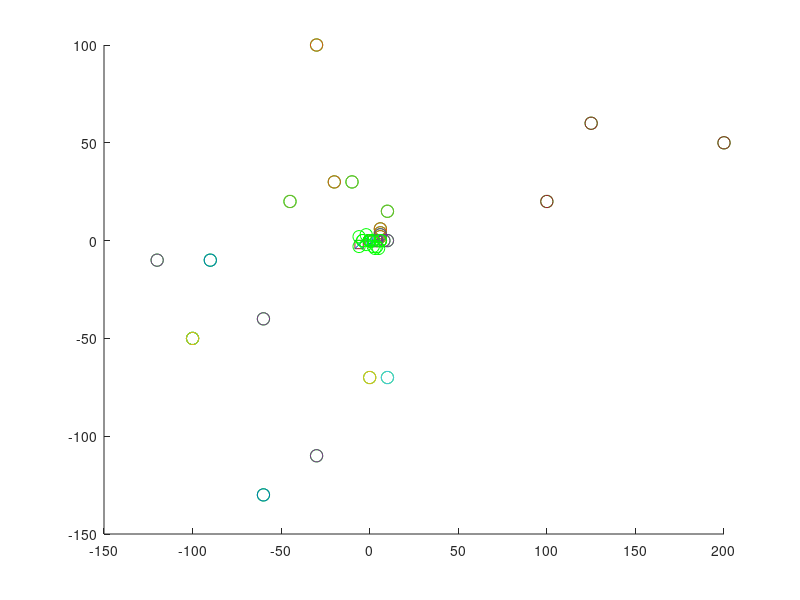

Write the MATLAB code that produced this figure.
%% C shape

hold on
scatter([-30 -20 0],[100 30 0], 80, 'g')
scatter([-30 -20 0],[100 30 0], 80, 'gx')

%% N shape 5 
hold on
scatter([-120 -60 -30 0],[-10 -40 -110 0], 80, 'g')
scatter([-120 -60 -30 0],[-10 -40 -110 0], 80, 'gx')

%% N shape 4 
hold on
scatter([-100 10 0],[-50 -70 0], 80, 'g')
scatter([-100 10 0],[-50 -70 0], 80, 'gx')

%% N shape 3 
hold on
scatter([-90 -60 0],[-10 -130 0], 80, 'g')
scatter([-90 -60 0],[-10 -130 0], 80, 'gx')

%% N shape 1 
hold on
scatter([-100 0 0],[-50 -70 0], 80, 'g')
scatter([-100 0 0],[-50 -70 0], 80, 'gx')

%% P shape 3 
hold on
scatter([-45 -10 10 0],[20 30 15 0], 80, 'g')
scatter([-45 -10 10 0],[20 30 15 0], 80, 'gx')

%% Line 1 
hold on
scatter([200 125 100 0],[50 60 20 0], 80, 'g')
scatter([200 125 100 0],[50 60 20 0], 80, 'gx')

%% Line L Turn 
hold on
scatter([2 4 6 6 6 6],[0 0 0 2 4 6], 80, 'g')
scatter([2 4 6 6 6 6],[0 0 0 2 4 6], 80, 'gx')

%% Line Bump 
hold on
scatter([2 4 6 8 10],[0 0 3 0 0 ], 80, 'g')
scatter([2 4 6 8 10],[0 0 3 0 0 ], 80, 'gx')

%% Plot box, start and goal
hold on
 line([-2.5, -2.5], [-2.5, 2]);
 line([-2.5, 2.5], [-2.5, -2.5]);
 line([2.5, 2.5], [-2.5, 2]);
  line([-1.5, -1.5], [-1.5, 2]);
 line([-1.5, 1.5], [-1.5, -1.5]);
 line([1.5, 1.5], [-1.5, 2]);
 line([-2.5, -1.5], [2, 2]);
 line([2.5, 1.5], [2, 2]);
 scatter(0,0,'sk')
 scatter(0,0,'xk')
 scatter(-6,-2,'sk')
 scatter(-6,-2,'xk')
 
 %% Two Sides
 hold on
 scatter([-6 -4 -2 0 2 4 6],[2 0 -2 0 -3 -3 0], 80, 'g')
 
  %% Two Sides 2
 hold on
%  scatter([-6 -4 -2 0 2 3 5 6],[-3 0 3 0 0 -4 -4 0], 80, 'g')
%  scatter([-6 -4 -2 0 2 3 5 6],[-3 0 3 0 0 -4 -4 0], 80, 'gx')
 scatter([-6 -4 -2],[-3 0 3], 80, 'g')
 scatter([2 3 5 6],[0 -4 -4 0], 80, 'g')
 scatter([0],[0], 80, 'g')